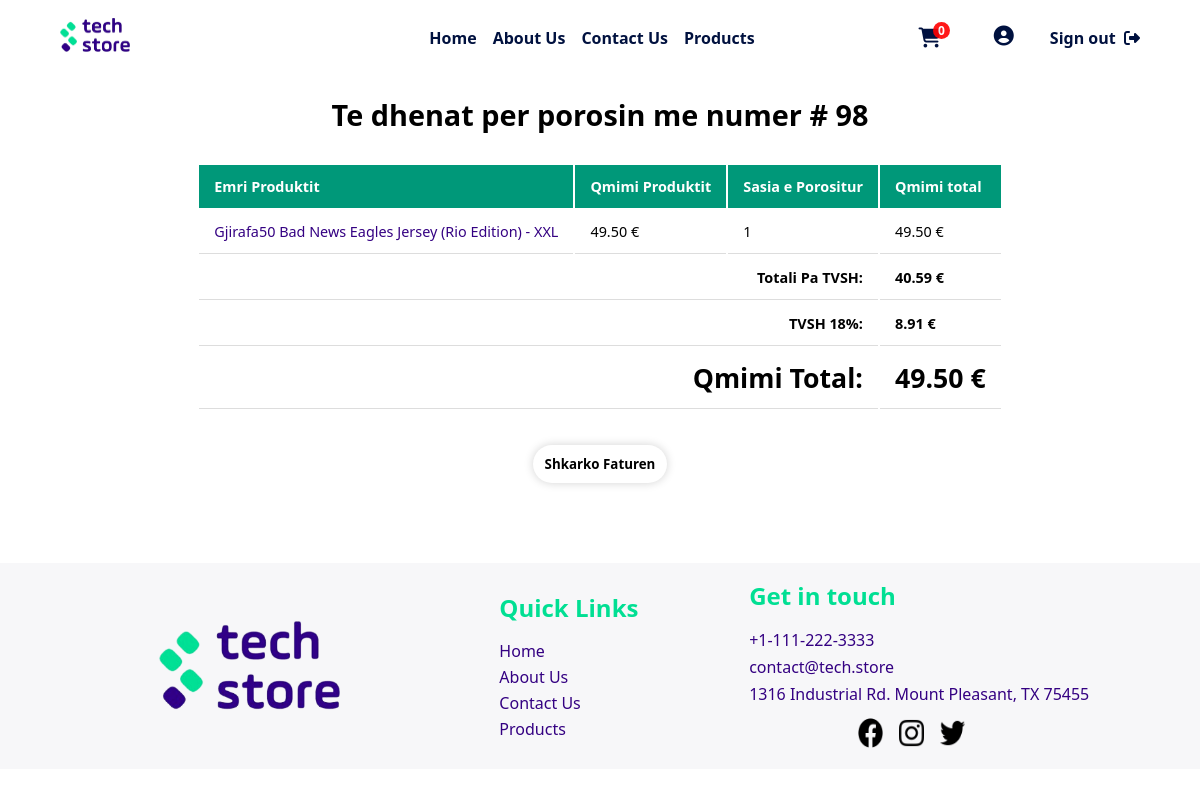
Screenshot of /php/userPages/detajetPorosis.php?porosiaID=98 (signed in) with the database file from the repository.
### tables this page shows
CREATE TABLE IF NOT EXISTS `tedhenatporosis` (
  `idPorosia` int(11) DEFAULT NULL,
  `idProdukti` int(11) DEFAULT NULL,
  `qmimiProd` double(10,2) NOT NULL,
  `sasiaPorositur` int(5) NOT NULL,
  `qmimiTotal` decimal(10,2) NOT NULL,
  KEY `FK_PorosiaTeDhenatPorosis` (`idPorosia`),
  KEY `FK_PorosiaProdukti` (`idProdukti`)
);

CREATE TABLE IF NOT EXISTS `produkti` (
  `produktiID` int(11) NOT NULL AUTO_INCREMENT,
  `emriProduktit` varchar(255) NOT NULL,
  `emriKompanis` int(11) DEFAULT NULL,
  `kategoriaProduktit` int(11) DEFAULT NULL,
  `pershkrimiProd` text DEFAULT NULL,
  `fotoProduktit` varchar(50) NOT NULL,
  `emriStafit` varchar(30) NOT NULL,
  `dataKrijimit` timestamp NOT NULL DEFAULT current_timestamp(),
  `dataModifikimit` timestamp NOT NULL DEFAULT current_timestamp(),
  `qmimiProduktit` decimal(10,2) NOT NULL,
  PRIMARY KEY (`produktiID`),
  KEY `FK_Kompania_Produkti` (`emriKompanis`),
  KEY `FK_Kategoria_Produkti` (`kategoriaProduktit`)
);

CREATE TABLE IF NOT EXISTS `porosit` (
  `nrPorosis` int(11) NOT NULL AUTO_INCREMENT,
  `idKlienti` int(11) DEFAULT NULL,
  `dataPorosis` date NOT NULL DEFAULT current_timestamp(),
  `TotaliPorosis` decimal(10,2) NOT NULL,
  `kodiZbritjes` char(6) DEFAULT NULL,
  `statusiPorosis` varchar(30) NOT NULL DEFAULT 'Ne Procesim',
  PRIMARY KEY (`nrPorosis`),
  KEY `FK_KlientiPorosia` (`idKlienti`)
);

### php/db/dbcon.php (called while the page is built)
<?php
class dbCon
{
    private $conn = '';
    private $hostiIDB = 'localhost';
    private $emriDB = 'techstoredb';
    private $dbUsername = 'root';
    private $dbPass = '';
    public function connDB()
    {
        try {
            $this->conn = new PDO(
                "mysql:host=$this->hostiIDB;dbname=$this->emriDB", $this->dbUsername, $this->dbPass,
                [PDO::ATTR_DEFAULT_FETCH_MODE => PDO::FETCH_ASSOC]
            );
        } catch (PDOException $pdoe) {
            die("Nuk mund të lidhej me bazën e të dhënave {$this->emriDB} :" . $pdoe->getMessage());
        }
        return $this->conn;
    }
}
?>

### php/CRUD/porosiaCRUD.php (called while the page is built, shortened)
<?php
require_once('../db/dbcon.php');
class porosiaCRUD extends dbCon
{
    private $porosiaID;
    private $dbConn;
    public function __construct($porosiaID = '', $produktiID = '', $userID = '', $emriKlientit = '', $mbiemriKlientit = '', $emailKlientit = '', $nrKontaktit = '', $qyteti = '', $adresaKlientit = '', $dataPorosis = '', $qmimiProd = '', $sasiaPorositur = '', $qmimiTotal = '', $statusiPorosis = '', $kodiZbritjes = '')
    {
        $this->porosiaID = $porosiaID;
        $this->dbConn = $this->connDB();
    }
    public function setPorosiaID($porosiaID)
    {
        $this->porosiaID = $porosiaID;
    }
            ?>
            <?php
    public function shfaqPorosinSipasID()
    {
        try {
            $sql = "SELECT p.nrPorosis, p.idKlienti, t.idProdukti, pr.emriProduktit,
                    t.qmimiProd, t.sasiaPorositur, t.qmimiTotal, pr.fotoProduktit,
                    u.emri, u.mbiemri, u.email, tu.nrKontaktit, tu.qyteti, tu.zipKodi, tu.adresa, p.dataPorosis, p.TotaliPorosis
                    from porosit p
                    inner join tedhenatporosis t on p.nrPorosis = t.idPorosia
                    inner join produkti pr on t.idProdukti = pr.produktiID
                    inner join user u on u.userID = p.idKlienti
                    inner join tedhenatuser tu on u.userID = tu.userID
                    where nrPorosis = ?
                    ORDER BY nrPorosis DESC";
            $stm = $this->dbConn->prepare($sql);
            $stm->execute([$this->porosiaID]);
            return $stm->fetch();
        } catch (Exception $e) {
            return $e->getMessage();
        }
    }
    public function shfaqProduktetEPorosisSipasID()
    {
        try {
            $sql = "SELECT p.nrPorosis, p.idKlienti, t.idProdukti, pr.emriProduktit,
                    t.qmimiProd, t.sasiaPorositur, t.qmimiTotal, pr.fotoProduktit, p.dataPorosis, p.TotaliPorosis
                    from porosit p
                    inner join tedhenatporosis t on p.nrPorosis = t.idPorosia
                    inner join produkti pr on t.idProdukti = pr.produktiID
                    inner join user u on u.userID = p.idKlienti
                    inner join tedhenatuser tu on u.userID = tu.userID
                    where nrPorosis = ?
                    ORDER BY nrPorosis DESC";
            $stm = $this->dbConn->prepare($sql);
            $stm->execute([$this->porosiaID]);
            return $stm->fetchAll();
        } catch (Exception $e) {
            return $e->getMessage();
        }
    }
}
?>

### php/userPages/detajetPorosis.php (the view, shortened to what this page needs)
<?php
require_once('../CRUD/porosiaCRUD.php');
$porosiaCRUD = new porosiaCRUD();
if (isset($_GET['porosiaID'])) {
  $porosiaCRUD->setPorosiaID($_GET['porosiaID']);
  $teDhenatPorosis = $porosiaCRUD->shfaqProduktetEPorosisSipasID();
  $porosia = $porosiaCRUD->shfaqPorosinSipasID();
}
?>
<!DOCTYPE html>
<html lang="en">
<head>
  <link rel="stylesheet" href="../../css/adminDashboard.css" />
  <link rel="stylesheet" href="../../css/mesazhetStyle.css" />
</head>
<body>
  <?php include '../design/header.php' ?>
  <div class="containerDashboardP">
    <h1>
      Te dhenat per porosin me numer #
      <?php echo $_GET['porosiaID'] ?>
    </h1>
    <table>
      <tr>
        <th>Emri Produktit</th>
        <th>Qmimi Produktit</th>
        <th>Sasia e Porositur</th>
        <th>Qmimi total</th>
      </tr>
      <?php
      foreach ($teDhenatPorosis as $porosit) {
        ?>
        <tr>
          <td>
            <a href="../pages/produkti.php?produktiID=<?php echo $porosit['idProdukti'] ?> ">
              <p class=" artikulliLabel">
                <?php echo $porosit['emriProduktit'] ?>
              </p>
            </a>
          </td>
          <td>
            <?php echo number_format($porosit['qmimiProd'], 2) ?> €
          </td>
          <td>
            <?php echo $porosit['sasiaPorositur'] ?>
          </td>
          <td>
            <?php echo $porosit['qmimiTotal'] ?> €
          </td>
        </tr>
        <?php
      }
      ?>
      <tr>
        <td colspan="3" align="right">
          <strong>Totali Pa TVSH: </strong>
        </td>
        <td>
          <strong>
            <?php echo number_format($porosia['TotaliPorosis'] - ($porosia['TotaliPorosis'] * 0.18), 2) . ' €' ?>
          </strong>
        </td>
      </tr>
      <tr>
        <td colspan="3" align="right">
          <strong>TVSH 18%: </strong>
        </td>
        <td>
          <strong>
            <?php echo number_format($porosia['TotaliPorosis'] * 0.18, 2) . ' €' ?>
          </strong>
        </td>
      </tr>
      <tr>
        <td colspan="3" align="right" style="font-size: 20pt">
          <strong>Qmimi Total: </strong>
        </td>
        <td style="font-size: 20pt">
          <strong>
            <?php echo number_format($porosia['TotaliPorosis'], 2) . ' €' ?>
          </strong>
        </td>
      </tr>
    </table>
    <a href="../funksione/fatura.php?nrPorosis=<?php echo $_GET['porosiaID'] ?>" target="_blank">
      <button class="button">Shkarko Faturen</button>
    </a>
  </div>
  <?php
  include '../design/footer.php';
  include('../funksione/importimiScriptave.php') ?>
</body>
</html>

### css/adminDashboard.css (style rules this page uses)
.containerDashboardP { display: flex; justify-content: center; align-items: center; margin: 25px 0; font-size: 0.9em; min-width: 400px; flex-direction: column; gap: 2em; flex-wrap: wrap; }
.containerDashboardP tr th { background-color: #009879; color: #ffffff; text-align: left; font-weight: bold; }
.containerDashboardP th, .containerDashboardP td { padding: 12px 15px; }
.containerDashboardP tr td { border-bottom: 1px solid #dddddd; }
.button { border: none; box-shadow: 0 0 10px #d3d3d3; background-color: white; color: black; padding: 10px; width: 10em; border-radius: 25px; cursor: pointer; font-weight: 600; }

### css/footer.css (style rules this page uses)
.footer-nav li, a { list-style: none; color: #340182; padding-top: 4px; }
.footer-contact li, a { list-style: none; color: #340182; padding-top: 5px; }

### rows the page displays
tedhenatporosis: idProdukti.emriProduktit "Gjirafa50 Bad News Eagles Jersey (Rio Edition) - XXL", qmimiProd "49.50", sasiaPorositur "1", qmimiTotal "49.50"
porosit: TotaliPorosis "40.59", $porosia['TotaliPorosis']*0.18 "8.91", TotaliPorosis "49.50"

### other values shown
$_GET['porosiaID'] "98"
